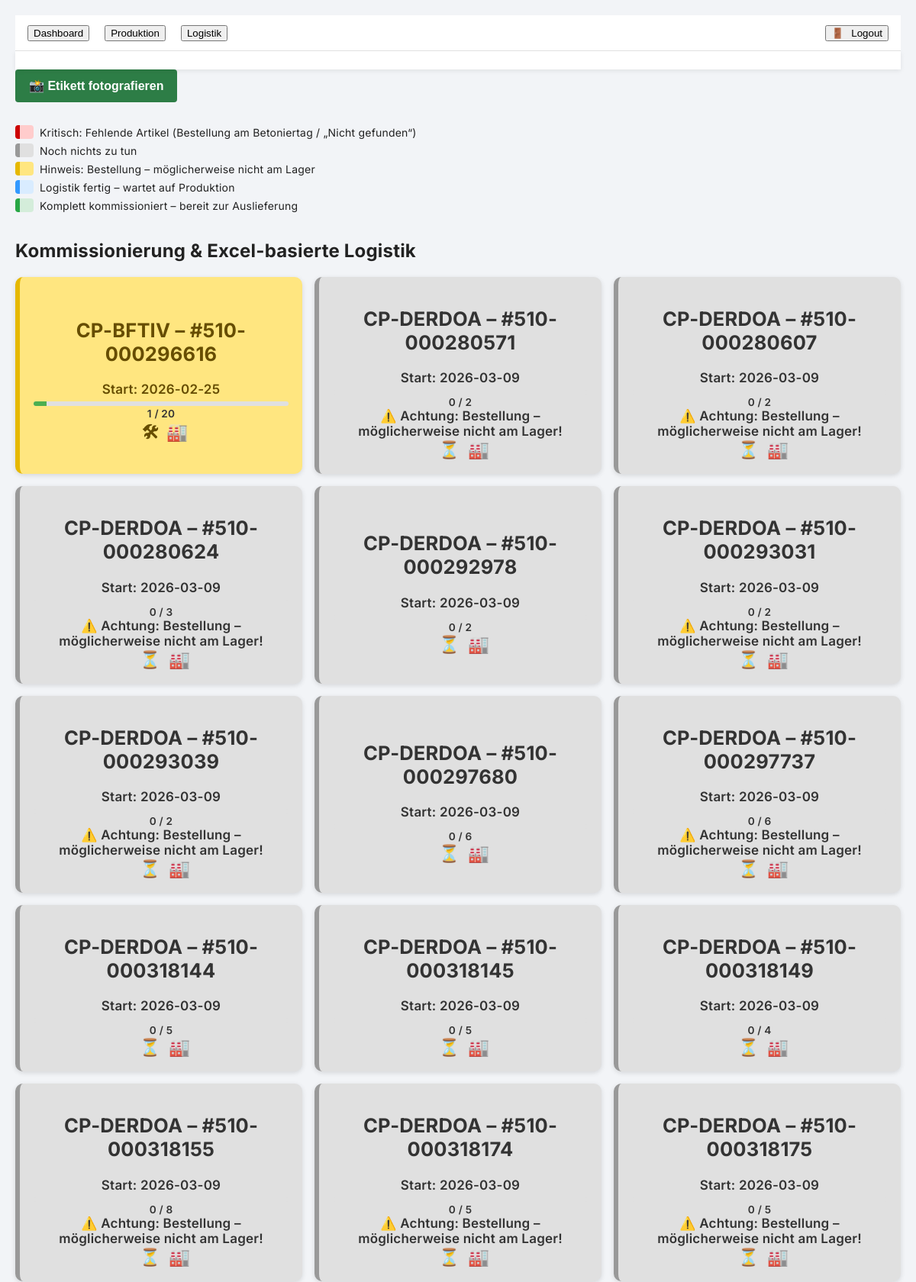
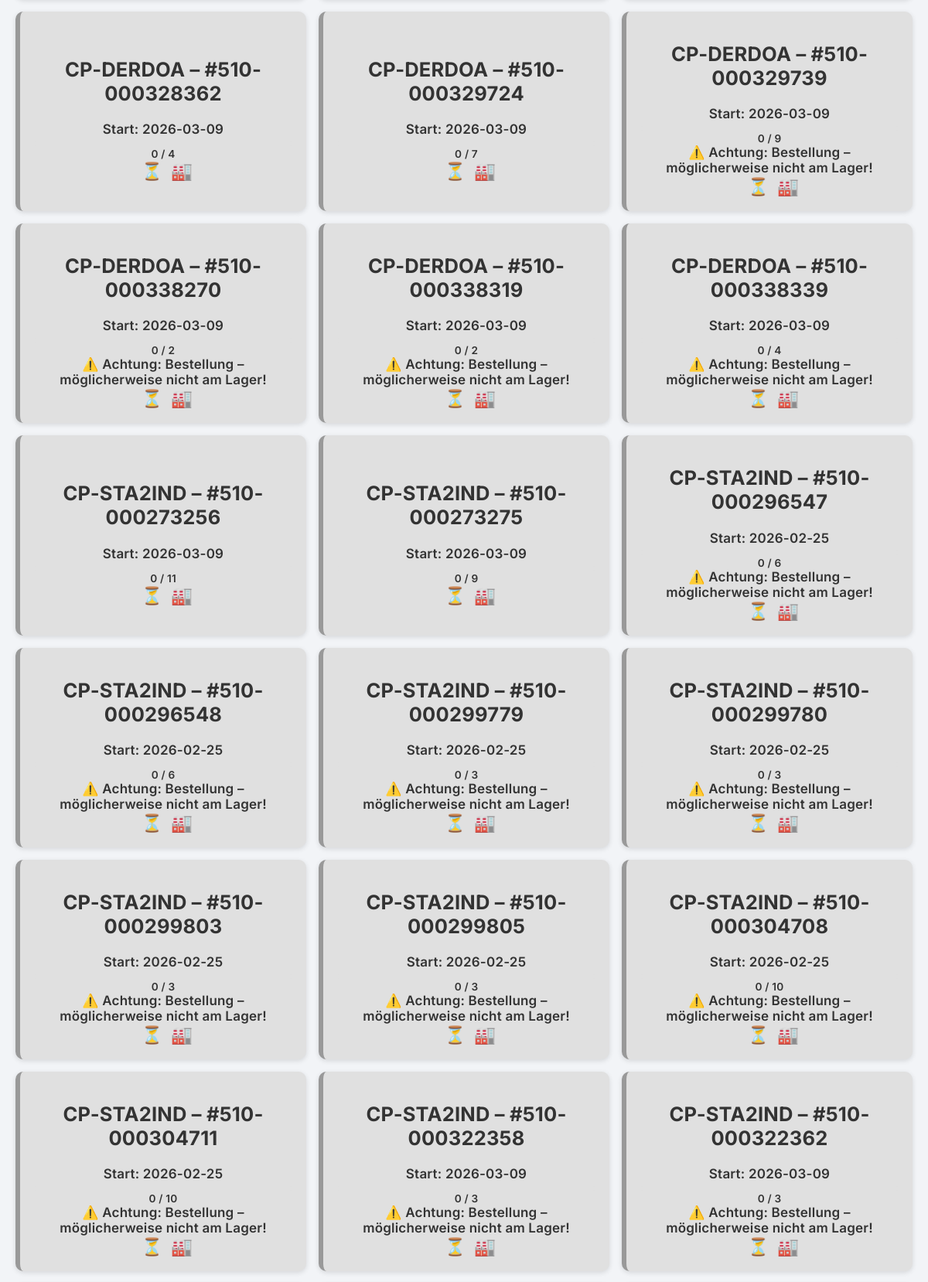
Screenshot of /logistik (upper part) with the database file from the repository (2 pictures, top to bottom).
### backend/database.py (models this page shows)
class Item(Base):
    __tablename__ = "items"
    id = Column(Integer, primary_key=True, index=True)
    merge_key = Column(String, index=True)
    kuerzel = Column(String, index=True)
    prod_id = Column(String, index=True)   # ProdID gehört zum Auftrag
    artikel_nr = Column(String)
    artikel_clean = Column(String)
    durchmesser = Column(Float)
    laenge = Column(Float)
    biegung = Column(String)
    bedarfs_menge_pos = Column(Float)
    menge = Column(Float)
    beschaffung = Column(String)
    referenz = Column(String)
    start_bft = Column(String, index=True)
    start_bew = Column(String)
    fertig = Column(Boolean, default=False)
    ausgeliefert = Column(Boolean, default=False)
    kommissioniert = Column(Boolean, default=False)
    ziel_lagerort = Column(String, default="")
    ausgebucht = Column(Boolean, default=False)
    ausgebucht_am = Column(String, default="")

### backend/routes/logistik.py (the view)
@router.get("/logistik")
def logistik_overview(request: Request):
    df = load_df()
    if df.empty:
        tiles = []
    else:
        tiles = []
        today = date.today()
        for (kuerzel, prod_id, start_bft) in sorted(
            df.groupby(["kuerzel", "prod_id", "start_bft"]).groups.keys(),
            key=lambda x: (x[0], x[1], x[2])
        ):
            if is_done(kuerzel, prod_id, start_bft):
                continue
            df_k = df[
                (df["kuerzel"] == kuerzel) &
                (df["prod_id"] == prod_id) &
                (df["start_bft"] == start_bft) &
                ~(
                    (df["beschaffung"] == "Produktion") &
                    (df["referenz"] == "Produktion")
                )
            ]
            if df_k.empty:
                continue
            fehlteile_vorhanden = bool((df_k["referenz"] == "Bestellung").any())
            total_buendel = df_k["merge_key"].nunique()
            kommissioniert_buendel = (
                df_k.groupby("merge_key")["kommissioniert"].all().sum()
            )
            kommi_alle = bool(df_k["kommissioniert"].all())
            kommi_einige = bool(df_k["kommissioniert"].any())
            if not kommi_einige:
                status = "grau"; icon = "⏳"
            elif kommi_einige and not kommi_alle:
                status = "gelb"; icon = "🛠"
            elif kommi_alle:
                status = "hellgruen"; icon = "✅"
            else:
                status = "grau"; icon = "⏳"
            tiles.append({
                "kuerzel": kuerzel,
                "prod_id": prod_id,
                "status": status,
                "icon": icon,
                "fehlteile": fehlteile_vorhanden,
                "kritische_fehlteile": False,
                "total": total_buendel,
                "done": kommissioniert_buendel,
                "produktion_fertig": True,
                "start_bft": start_bft
            })
        tiles = sorted(tiles, key=lambda t: (t["kuerzel"], t["prod_id"], t["start_bft"]))
    state = load_state()
    prod_tiles = [
        {"id": lt["id"], "name": lt["name"]}
        for lt in LADUNGSTRAEGER
        if state.get(lt["id"]) == "fertig"
    ]
    return request.app.state.templates.TemplateResponse(
        "logistik.html",
        {
            "request": request,
            "tiles": tiles,
            "prod_tiles": prod_tiles
        }
    )

### frontend/templates/logistik.html (shortened to what this page needs)
{% extends "base.html" %}
{% block content %}
{% set page_title = "Logistik – Übersicht" %}
{% set back_url = None %}
<div style="margin-bottom: 20px;">
    <button class="btn btn-primary" onclick="document.getElementById('etikettFoto').click();">
        📸 Etikett fotografieren
    </button>
</div>
<div class="legend">
    <div class="legend-item">
        <span class="legend-box tile-rot"></span>
        Kritisch: Fehlende Artikel (Bestellung am Betoniertag / „Nicht gefunden“)
    </div>
    <div class="legend-item">
        <span class="legend-box tile-grau"></span>
        Noch nichts zu tun
    </div>
    <div class="legend-item">
        <span class="legend-box tile-gelb"></span>
        Hinweis: Bestellung – möglicherweise nicht am Lager
    </div>
    <div class="legend-item">
        <span class="legend-box tile-hellblau"></span>
        Logistik fertig – wartet auf Produktion
    </div>
    <div class="legend-item">
        <span class="legend-box tile-hellgruen"></span>
        Komplett kommissioniert – bereit zur Auslieferung
    </div>
</div>
{% if tiles|length == 0 %}
    <p>Keine Logistikdaten gefunden.</p>
{% else %}
<h2 class="section-title">Kommissionierung & Excel-basierte Logistik</h2>
<div class="tile-container">
    {% for tile in tiles %}
    <a href="/logistik/{{ tile.kuerzel }}/{{ tile.prod_id }}?start_bft={{ tile.start_bft }}"
       class="tile tile-{{ tile.status }}">
        <div class="tile-left">
            <h2 class="tile-title">
                {{ tile.kuerzel }} – <span class="prodid">#{{ tile.prod_id }}</span>
            </h2>
            <div class="text-sm text-gray-500">
                Start: {{ tile.start_bft }}
            </div>
            <div class="tile-progress">
                <div class="progress-bar">
                    <div class="progress-fill"
                         style="width: {{ (tile.done / tile.total * 100) | round(0) }}%;">
                    </div>
                </div>
                <div class="progress-text">
                    {{ tile.done }} / {{ tile.total }}
                </div>
            </div>
            {% if tile.fehlteile and not tile.kritische_fehlteile %}
                <div class="tile-hint">
                    ⚠️ Achtung: Bestellung – möglicherweise nicht am Lager!
                </div>
            {% endif %}
        </div>
        <div class="tile-right">
            <span class="tile-icon">{{ tile.icon }}</span>
            {% if tile.produktion_fertig %}
                <span class="tile-icon-extra">🏭</span>
            {% endif %}
        </div>
    </a>
    {% endfor %}
</div>
{% endif %}
{% endblock %}

### frontend/templates/base.html (shortened to what this page needs)
<!DOCTYPE html>
<html lang="de">
<head>
    <link rel="stylesheet" href="/static/css/style.css?v=2">
</head>
<body>
{% if request.url.path != "/login" %}
<nav class="main-nav">
    <div class="nav-left">
        <form action="{{ url_for('dashboard') }}" method="get">
            <button class="nav-btn">Dashboard</button>
        </form>
        <form action="{{ url_for('produktion_overview') }}" method="get">
            <button class="nav-btn">Produktion</button>
        </form>
        <form action="{{ url_for('logistik_overview') }}" method="get">
            <button class="nav-btn">Logistik</button>
        </form>
    </div>
    <div class="nav-right">
        <form action="{{ url_for('logout') }}" method="get">
            <button class="nav-btn nav-btn-logout">
                <span style="margin-right: 6px;">🚪</span> Logout
            </button>
        </form>
    </div>
</nav>
{% endif %}
{% if request.url.path != "/login" %}
<nav class="app-nav">
</nav>
{% endif %}
<main>
    {% block content %}{% endblock %}
</main>
</body>
</html>

### frontend/static/css/style.css (style rules this page uses)
body { font-family: "Inter", "Segoe UI", Arial, sans-serif; background: #f2f4f7; margin: 0; padding: 20px; color: #222; letter-spacing: 0.2px; }
.main-nav { background: #ffffff; padding: 12px 16px; display: flex; justify-content: space-between; align-items: center; border-bottom: 1px solid #e0e0e0; position: sticky; top: 0; z-index: 2000; }
.main-nav .nav-left { display: flex; gap: 20px; }
.main-nav .nav-right { display: flex; }
.app-nav { position: sticky; top: 0; background: #ffffff; padding: 12px 16px; box-shadow: 0 2px 6px rgba(0,0,0,0.08); z-index: 1000; display: flex; align-items: center; }
.nav-left { display: flex; align-items: center; gap: 12px; }
.tile-container { display: flex; flex-wrap: wrap; gap: 16px; margin-top: 20px; }
.tile { display: flex; justify-content: space-between; align-items: center; padding: 18px; border-radius: 10px; min-width: 220px; flex: 1 1 calc(33% - 16px); box-sizing: border-box; font-size: 17px; font-weight: 600; text-decoration: none; color: #fff; box-shadow: 0 2px 6px rgba(0,0,0,0.12); transition: transform 0.15s ease, box-shadow 0.15s ease; }
.tile-icon { font-size: 22px; margin-left: 10px; }
.tile-rot { background-color: #ffcccc !important; border-left: 6px solid #cc0000; color: #000; }
.tile-grau { background-color: #e0e0e0 !important; border-left: 6px solid #999; color: #333 !important; }
.tile-gelb { background-color: #ffe680 !important; border-left: 6px solid #e6b800; color: #664d00 !important; }
.tile-hellblau { background-color: #d9ecff !important; border-left: 6px solid #3399ff; color: #003d66 !important; }
.tile-hellgruen { background-color: #d4edda !important; border-left: 6px solid #28a745; color: #155724 !important; }
.tile-gelb { background-color: #ffe680 !important; color: #664d00 !important; }
.tile-grau { background-color: #e0e0e0 !important; color: #333 !important; }
.legend { margin-bottom: 20px; padding: 10px 0; font-size: 14px; }
.legend-item { display: flex; align-items: center; margin-bottom: 6px; }
.legend-box { width: 18px; height: 18px; border-radius: 4px; display: inline-block; margin-right: 8px; }
html, body { -webkit-overflow-scrolling: touch; }
.tile-progress { margin-top: 6px; }
.progress-bar { width: 100%; height: 6px; background: #e0e0e0; border-radius: 4px; overflow: hidden; }
.progress-fill { height: 100%; background: #4caf50; transition: width 0.3s ease; }
.progress-text { font-size: 0.85rem; margin-top: 2px; color: #333; }
.tile-icon-extra { font-size: 1.4rem; margin-left: 6px; opacity: 0.9; }
.btn { display: inline-block; padding: 10px 16px; border-radius: 6px; font-size: 15px; font-weight: 600; cursor: pointer; border: none; transition: all 0.15s ease-in-out; }
.btn-primary { background-color: #0057b8; color: white; }
.tile-left, .tile-right { width: 100%; text-align: center; }
.tile { display: flex; flex-direction: column; justify-content: center; align-items: center; text-align: center; }
.btn-primary { background: #2d7d46; color: white; padding: 12px 18px; border: none; border-radius: 4px; font-size: 16px; }

### frontend/templates/logistik.html (style rules this page uses)
.btn-primary { background: #2d7d46; color: white; padding: 12px 18px; border: none; border-radius: 4px; font-size: 16px; }

### rows the page displays
Item: kuerzel "CP-BFTIV"
Item: prod_id "510-000296616"
Item: start_bft "2026-02-25" "2026-02-25" "2026-02-25" "2026-02-25" "2026-02-25" "2026-02-25" "2026-02-25" "2026-02-25", kuerzel "CP-STA2IND" "CP-STA2IND" "CP-STA2IND" "CP-STA2IND" "CP-STA2IND" "CP-STA2IND" "CP-STA2IND" "CP-STA2IND" "CP-STA2IND" "CP-STA2IND" "CP-STA2IND", kuerzel "CP-STA2IND", prod_id "510-000296548", start_bft "2026-02-25", done "0", total "6", shows "⚠️ Achtung: Bestellung – möglicherweise nicht am Lager!", icon "⏳"
Item: kuerzel "CP-DERDOA", prod_id "510-000280571", start_bft "2026-03-09", done "0", total "2", shows "⚠️ Achtung: Bestellung – möglicherweise nicht am Lager!", icon "⏳", kuerzel "CP-DERDOA" "CP-DERDOA" "CP-DERDOA" "CP-DERDOA" "CP-DERDOA" "CP-DERDOA" "CP-DERDOA" "CP-DERDOA" "CP-DERDOA" "CP-DERDOA" "CP-DERDOA" "CP-DERDOA" "CP-DERDOA" "CP-DERDOA" "CP-DERDOA" "CP-DERDOA" "CP-DERDOA" "CP-DERDOA" "CP-DERDOA", start_bft "2026-03-09" "2026-03-09" "2026-03-09" "2026-03-09" "2026-03-09" "2026-03-09" "2026-03-09" "2026-03-09" "2026-03-09" "2026-03-09" "2026-03-09" "2026-03-09" "2026-03-09" "2026-03-09" "2026-03-09" "2026-03-09" "2026-03-09" "2026-03-09" "2026-03-09" "2026-03-09" "2026-03-09" "2026-03-09" "2026-03-09"
Item: prod_id "510-000280607"
Item: prod_id "510-000280624"
Item: prod_id "510-000292978"
Item: prod_id "510-000293031"
Item: prod_id "510-000293039"
Item: prod_id "510-000297680"
Item: prod_id "510-000297737"
Item: prod_id "510-000318144"
Item: prod_id "510-000318145"
Item: prod_id "510-000318149"
Item: prod_id "510-000318155"
Item: prod_id "510-000318174"
Item: prod_id "510-000318175"
Item: prod_id "510-000328362"
Item: prod_id "510-000329724"
Item: prod_id "510-000329739"
Item: prod_id "510-000338270"
Item: prod_id "510-000338319"
Item: prod_id "510-000338339"
Item: prod_id "510-000273256"
Item: prod_id "510-000273275"
Item: prod_id "510-000296547"
Item: prod_id "510-000299779"
Item: prod_id "510-000299780"
Item: prod_id "510-000299803"
Item: prod_id "510-000299805"
Item: prod_id "510-000304708"
Item: prod_id "510-000304711"
Item: prod_id "510-000322358"
Item: prod_id "510-000322362"

### other values shown
{{ tile.done }} "1" "0" "0" "0" "0" "0" "0" "0" "0" "0" "0" "0" "0" "0" "0" "0" "0" "0" "0" "0" "0" "0" "0" "0" "0" "0" "0" "0" "0" "0" "0"
{{ tile.total }} "20" "2" "3" "2" "2" "2" "6" "6" "5" "5" "4" "8" "5" "5" "4" "7" "9" "2" "2" "4" "11" "9" "6" "3" "3" "3" "3" "10" "10" "3" "3"
{{ tile.icon }} "🛠" "⏳" "⏳" "⏳" "⏳" "⏳" "⏳" "⏳" "⏳" "⏳" "⏳" "⏳" "⏳" "⏳" "⏳" "⏳" "⏳" "⏳" "⏳" "⏳" "⏳" "⏳" "⏳" "⏳" "⏳" "⏳" "⏳" "⏳" "⏳" "⏳" "⏳"
